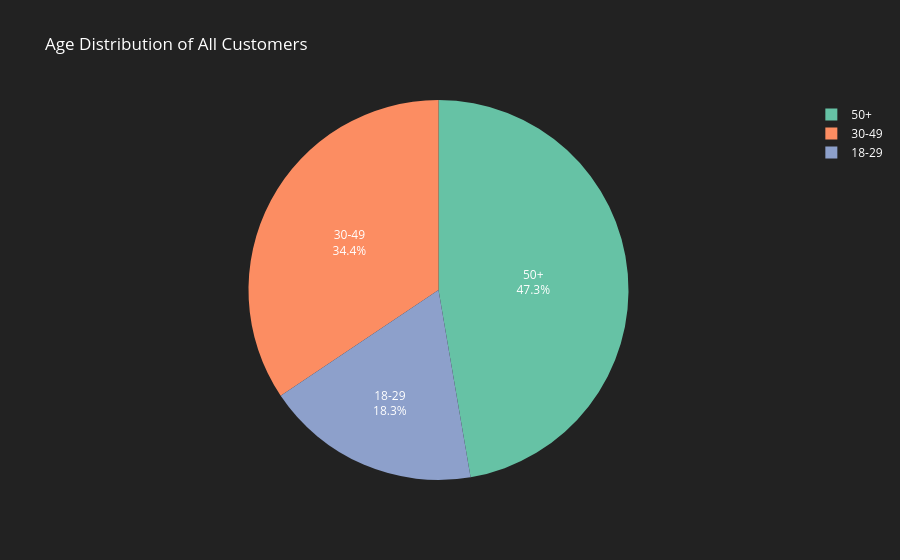

The notebook cell saved with this chart:
### Markdown cell above
### Create a pie chart for overall age distribution of customers

### Code cell
age_counts = df_customers['age_group'].value_counts().sort_index()
fig3 = px.pie(
    values=age_counts.values,
    names=age_counts.index,
    title='Age Distribution of All Customers',
    color_discrete_sequence=px.colors.qualitative.Set2
    )
fig3.update_traces(textinfo='percent+label', textfont_color='white')
fig3.update_layout(
    plot_bgcolor='#222',
    paper_bgcolor='#222',
    font_color='white',
    title_font_color='white',
    legend_font_color='white',
    xaxis=dict(tickfont=dict(color='white')),
    yaxis=dict(tickfont=dict(color='white'))
    )
fig3.show()

### Figure 1 — Plotly figure (JSON) as saved in the notebook; plotly's stock layout.template omitted (floating-point values rounded to 4 significant figures)
{"data": [{"domain": {"x": [0, 1], "y": [0, 1]}, "hovertemplate": "label=%{label}<br>value=%{value}<extra></extra>", "labels": ["18-29", "30-49", "50+"], "legendgroup": "", "name": "", "showlegend": true, "textfont": {"color": "white"}, "textinfo": "percent+label", "type": "pie", "values": [183, 344, 473]}], "layout": {"font": {"color": "white"}, "legend": {"font": {"color": "white"}, "tracegroupgap": 0}, "paper_bgcolor": "#222", "piecolorway": ["rgb(102,194,165)", "rgb(252,141,98)", "rgb(141,160,203)", "rgb(231,138,195)", "rgb(166,216,84)", "rgb(255,217,47)", "rgb(229,196,148)", "rgb(179,179,179)"], "plot_bgcolor": "#222", "title": {"font": {"color": "white"}, "text": "Age Distribution of All Customers"}, "xaxis": {"tickfont": {"color": "white"}}, "yaxis": {"tickfont": {"color": "white"}}}}
